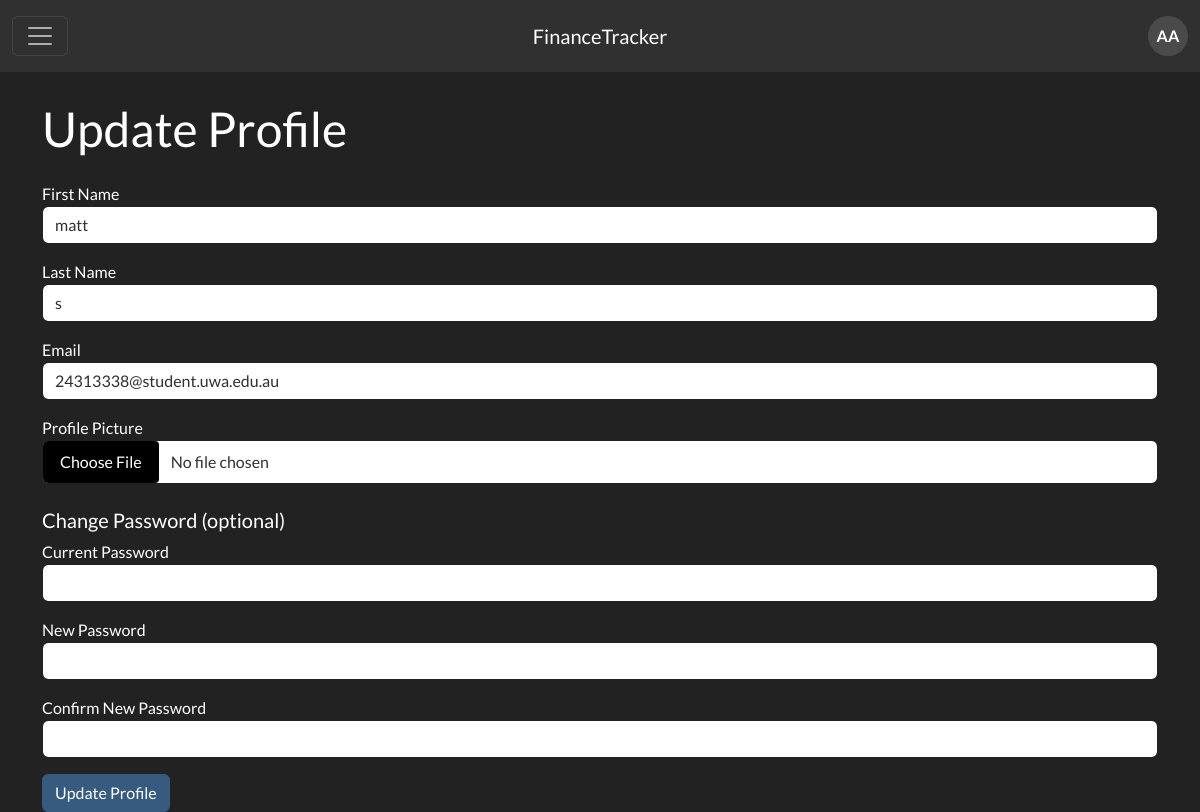
The app's page /authentication/profile/edit (signed in), older data.
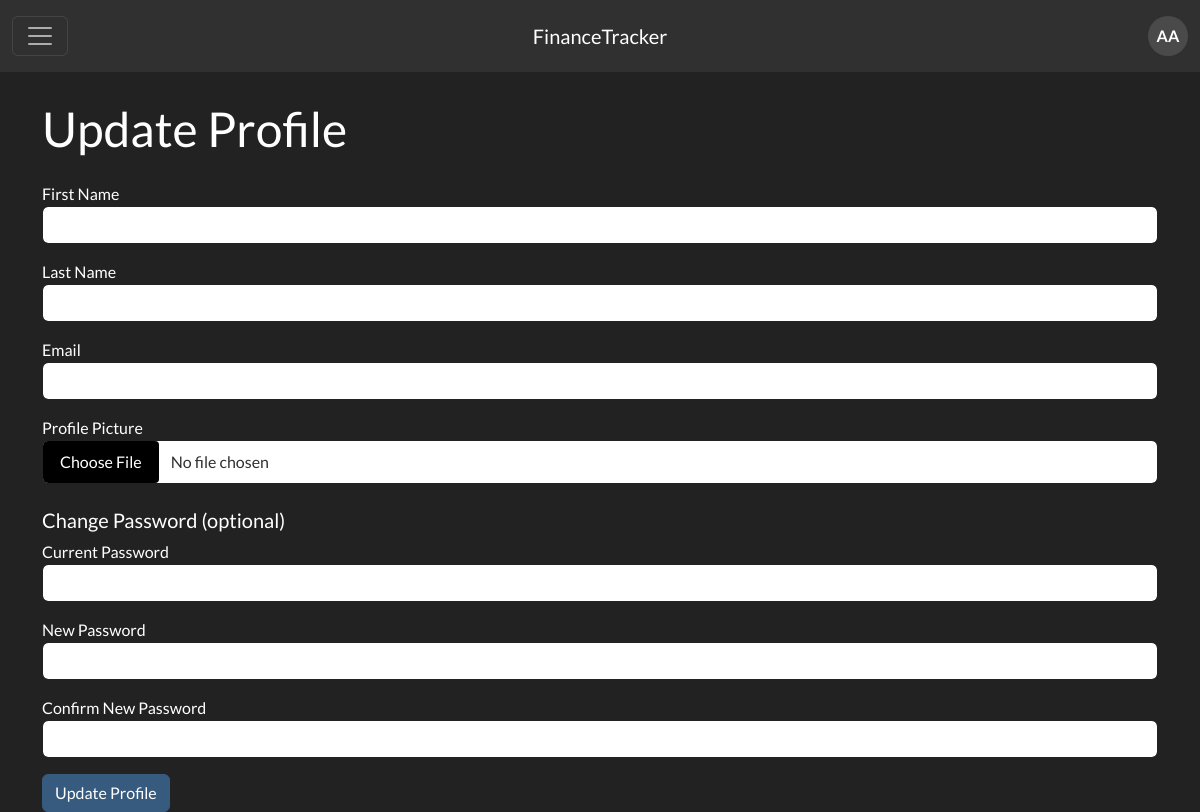
The same page, newer data.
### app/authentication/models.py (models this page shows, shortened)
class User(db.Model, UserMixin):
    id = db.Column(db.Integer, primary_key=True)
    first_name = db.Column(db.String(50), nullable=False)
    last_name = db.Column(db.String(50), nullable=False)
    email = db.Column(db.String(50), nullable=False)
    password = db.Column(db.String(128), nullable=False)
    profile_pic = db.Column(db.String(128), nullable=True)
    date_of_birth = db.Column(db.Date, nullable=True)
    phone = db.Column(db.String(50), nullable=True)
    address = db.Column(db.String(50), nullable=True)
    city = db.Column(db.String(50), nullable=True)
    state = db.Column(db.String(50), nullable=True)
    country = db.Column(db.String(50), nullable=True)
    postcode = db.Column(db.String(50), nullable=True)

### app/authentication/routes.py (the view, shortened to what this page needs)
@authentication_bp.route('/profile/edit', methods=['GET', 'POST'])
def edit_profile():
    user_data = session.get('user')
    if not user_data:
        return redirect(url_for('authentication.login'))
    user = User.query.get(user_data['id'])
    form = UpdateProfileForm(obj=user)
    return render_template('authentication/profile_edit.html', form=form, user=user)

### app/authentication/forms.py
class UpdateProfileForm(FlaskForm):
    first_name = StringField('First Name', validators=[DataRequired()])
    last_name = StringField('Last Name', validators=[DataRequired()])
    email = StringField('Email', validators=[DataRequired(), Email()])
    profile_pic = FileField('Profile Picture', validators=[FileAllowed(['jpg', 'png'], 'Images only! Max file size: 5mb')])
    current_password = PasswordField('Current Password', validators=[Optional()])
    new_password = PasswordField('New Password', validators=[Optional(), Length(min=6)])
    confirm_password = PasswordField('Confirm New Password', validators=[
        Optional(), EqualTo('new_password', message='Passwords must match')
    ])
    submit = SubmitField('Update Profile')

### app/authentication/routes.py (called while the page is built)
@authentication_bp.before_request
def load_logged_in_user():
    user = session.get('user')
    if user:
        g.user = user
    else:
        g.user = None

### app/authentication/templates/authentication/profile_edit.html (shortened to what this page needs)
{% extends "base.html" %}
{% block content %}
<div class="container">
    <h1 class="mb-4">Update Profile</h1>
    <form method="POST", enctype="multipart/form-data">
        <div class="mb-3">
            {{ form.first_name.label }}
            {{ form.first_name(class_="form-control") }}
        </div>
        <div class="mb-3">
            {{ form.last_name.label }}
            {{ form.last_name(class_="form-control") }}
        </div>
        <div class="mb-3">
            {{ form.email.label }}
            {{ form.email(class_="form-control") }}
        </div>
        <div class="mb-3">
            {{ form.profile_pic.label }}
            {{ form.profile_pic(class_="form-control") }}
        </div>
        <h5 class="mt-4">Change Password (optional)</h5>
        <div class="mb-3">
            {{ form.current_password.label }}
            {{ form.current_password(class_="form-control") }}
        </div>
        <div class="mb-3">
            {{ form.new_password.label }}
            {{ form.new_password(class_="form-control") }}
        </div>
        <div class="mb-3">
            {{ form.confirm_password.label }}
            {{ form.confirm_password(class_="form-control") }}
        </div>
        {{ form.submit(class_="btn btn-primary") }}
    </form>
</div>
{% endblock %}

### app/templates/base.html (shortened to what this page needs)
<!doctype html>
<html>
<head>
    {% block head %}
    <link rel="stylesheet" href="https://cdn.datatables.net/1.13.6/css/jquery.dataTables.min.css">
    <link rel="stylesheet" href="{{ url_for('static', filename='css/style.css') }}">
    <link href="https://cdn.jsdelivr.net/npm/bootswatch@5.3.0/dist/darkly/bootstrap.min.css" rel="stylesheet">
    {% endblock %}
</head>
<body>
    <header>
        <nav class="navbar navbar-dark bg-dark fixed-top">
            <div class="container-fluid">
                <button class="navbar-toggler" type="button" data-bs-toggle="offcanvas" data-bs-target="#offcanvasDarkNavbar" aria-controls="offcanvasDarkNavbar" aria-label="Toggle navigation">
                    <span class="navbar-toggler-icon"></span>
                  </button>
                  <a class="navbar-brand" href="{{ url_for('home') }}">
                  FinanceTracker
                  </a>
                {% if session.get('user') %}
                    <a href="{{ url_for('authentication.profile') }}" class="profile-link">
                        <div class="profile-circle">
                            {% if session.user.profile_image %}
                                <img src="{{ session.user.profile_image }}" alt="Profile" class="profile-image">
                            {% else %}
                                <span class="profile-initials">{{ session.user.first_name[0] }}{{ session.user.last_name[0] }}</span>
                            {% endif %}
                        </div>
                    </a>
                {% else %}
                    <a class="btn btn-outline-light" href="{{ url_for('authentication.login') }}">Login</a>
                {% endif %}
            </div>
          </nav>
      </header>
    <main class="main-content">
    {% block content %}
    {% endblock %}
    </main>
</body>
</html>

### app/static/css/style.css (style rules this page uses)
body { font-family: Arial, sans-serif; background-color: #a7a7a7; text-align: center; padding-top: 50px; }
.main-content { padding-top: 50px; }
.profile-link { text-decoration: none; }
.profile-circle { width: 40px; height: 40px; border-radius: 50%; background-color: #4a4a4a; display: flex; align-items: center; justify-content: center; overflow: hidden; }
.profile-initials { color: white; font-size: 16px; font-weight: bold; text-transform: uppercase; }

Row changes from the older to the newer data that the page shows:
removed User: first_name "matt", last_name "s", email "24313338@student.uwa.edu.au"
